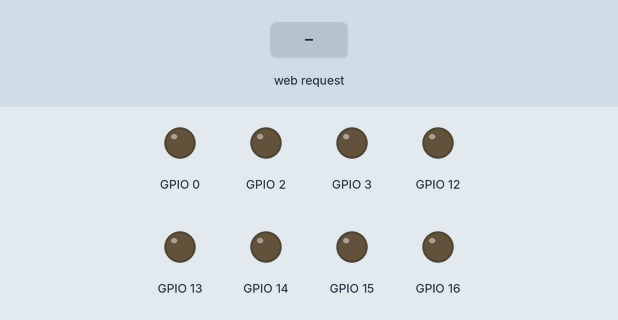
Bench run of a sketch on a simulated ESP8266 (NodeMCU). Shown: output pins drawn as LEDs (lit = HIGH). Inputs (shaded band) come from the test bench. WiFi joins after 1.5 s; servers stay silent unless stated; what the sketch prints to the serial monitor is not drawn.

Above: at 5.7 s.
5.8 s: HTTP request GET /msg?msg=1 received
At 6.8 s:
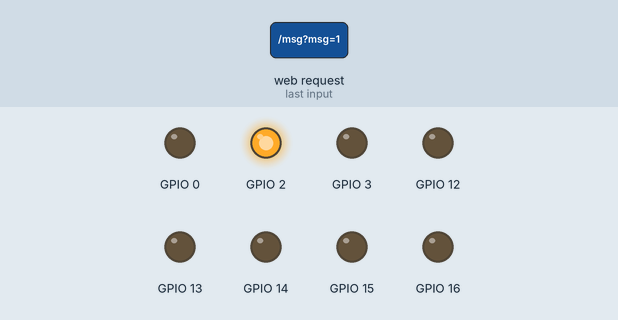
7.3 s: HTTP request GET /msg?msg=0 received
At 8.0 s:
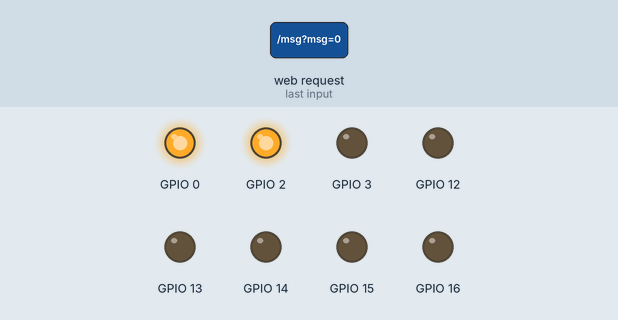
Timing chart, 0 to 10.3 s (numbered marks = the images above; inputs shaded):
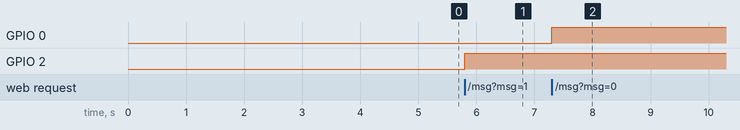

The sketch:

weboled.ino
```cpp
#include <ESP8266WiFi.h>
#include <ESP8266WebServer.h>
#define On '0'


ESP8266WebServer server(80);
//接入的路由器参数
const char* ssid = "test001";
const char* password = "maxiuying00";

//web页面
String form ="刷新";

void setup() {
  Serial.begin(115200);
  Serial.print("start");
  Serial.println(' ');
  pinMode(0, OUTPUT);
  pinMode(2, OUTPUT);
  pinMode(12, OUTPUT);
  pinMode(13, OUTPUT);
  pinMode(14, OUTPUT);
  pinMode(15, OUTPUT);
  pinMode(16, OUTPUT);
  pinMode(3, OUTPUT);
  delay(3*1000);
  Serial.print("Start WiFi...");
  Serial.println(' ');
  //初始化wifi
//  WiFi.disconnect();
  WiFi.mode(WIFI_STA);
  WiFi.begin(ssid,password);
  //显示连接的热点
  Serial.print("Connecting to ");
  char *buf = new char[strlen(ssid)+1];
  strcpy(buf, ssid);
  Serial.print(buf);
  Serial.println(' ');
  int c=1;
  while (WiFi.status() != WL_CONNECTED) {
    delay(500);
    if(c>15)
      c=1;
    Serial.println(c++);
  }
  //清除内容
  //整理转化wifi信息
  char sip[16];
  char smac[16];
  uint8_t mac[6];
  WiFi.macAddress(mac);
  IPAddress ip = WiFi.localIP();
  sprintf(sip, "%i.%i.%i.%i",ip[0],ip[1],ip[2],ip[3]);
  sprintf(smac, "%02X%02X%02X%02X%02X%02X",mac[0], mac[1], mac[2], mac[3], mac[4], mac[5]);
  //显示wifi信息
  Serial.print("WIFI Message:");
  Serial.print("IP:");
  Serial.print(sip);
  Serial.println(' ');
  Serial.print("MAC:");
  Serial.print(smac);
  Serial.println(' ');
  //响应浏览器访问
  server.on("/",[]() {server.send(200, "text/html", form);});
  server.on("/msg", handle_msg);
  server.begin();
}

void loop() {
  //监听客户端请求
  server.handleClient();
}
//发送web页面，显示收到的数据
void handle_msg() {
  char msg[50];
  strcpy(msg,server.arg("msg").c_str());
  Serial.print("Receive:");
  Serial.print(msg);
  Serial.println(' ');
  Serial.print(form);
  Serial.println(' ');
  switch(msg[0]){
    case '0':
      if(msg[1]==On){
        digitalWrite(0, LOW);
      }
      else{
        digitalWrite(0, HIGH);
      }
      break;
    case '1':
      if(msg[1]==On){
        digitalWrite(2, LOW);
      }
      else{
        digitalWrite(2, HIGH);
      }
      break;
    case '2':
      if(msg[1]==On){
        digitalWrite(12, LOW);
      }
      else{
        digitalWrite(12, HIGH);
      }
      break;
    case '3':
      if(msg[1]==On){
        digitalWrite(13, LOW);
      }
      else{
        digitalWrite(13, HIGH);
      }
      break;
    case '4':
      if(msg[1]==On){
        digitalWrite(14, LOW);
      }
      else{
        digitalWrite(14, HIGH);
      }
      break;
    case '5':
      if(msg[1]==On){
        digitalWrite(15, LOW);
      }
      else{
        digitalWrite(15, HIGH);
      }
      break;
    case '6':
      if(msg[1]==On){
        digitalWrite(16, LOW);
      }
      else{
        digitalWrite(16, HIGH);
      }
      break;
    case '7':
      if(msg[1]==On){
        digitalWrite(3, LOW);
      }
      else{
        digitalWrite(3, HIGH);
      }
      break;
  }
    form = "";
  if(digitalRead(0))
    form+='1';
  else
    form+='0';
  if(digitalRead(2))
    form+='1';
  else
    form+='0';
  if(digitalRead(12))
    form+='1';
  else
    form+='0';
  if(digitalRead(13))
    form+='1';
  else
    form+='0';
  if(digitalRead(14))
    form+='1';
  else
    form+='0';
  if(digitalRead(15))
    form+='1';
  else
    form+='0';
  if(digitalRead(16))
    form+='1';
  else
    form+='0';
  if(digitalRead(3))
    form+='1';
  else
    form+='0';
  server.send(200, "text/html", form);
}
```

Measured:
- after the input at 5.8 s, GPIO 2: LOW → HIGH at once
- after the input at 7.3 s, GPIO 0: LOW → HIGH at once
